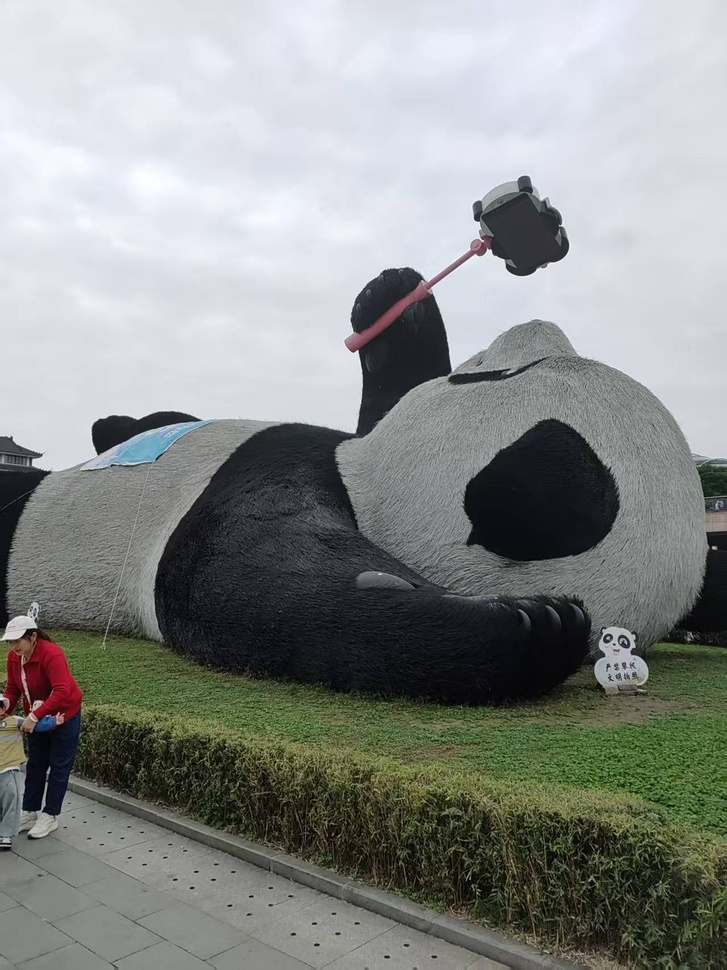
#> input picture test.jpg, 727 x 970 px, shrunk from 1279 x 1706 before the run
$ python 1.py
#> lines starting #> are read from the running program, lines starting #| are printed output that depends on the picture
import cv2
import numpy as np
import matplotlib.pyplot as plt


# 任务1：使用OpenCV读取一张测试图片
img = cv2.imread('test.jpg', cv2.IMREAD_COLOR)
#> img is the input picture: shape (970, 727, 3); mean B, G, R 137.4, 139.7, 136.4
# 检查图片是否读取成功
if img is None:
    print("错误：图片读取失败，请检查文件路径是否正确！")
    exit()

# 任务2：输出图像基本信息
print("图像基本信息")
# 获取图像尺寸
height, width, channels = img.shape
#> height = 970; width = 727; channels = 3
# 获取图像数据类型
dtype = img.dtype

print(f"图像宽度：{width} 像素")
#| 图像宽度：727 像素
print(f"图像高度：{height} 像素")
#| 图像高度：970 像素
print(f"图像通道数：{channels}")
#| 图像通道数：3
print(f"图像数据类型：{dtype}")
#| 图像数据类型：uint8
print(f"完整尺寸(高, 宽, 通道)：{img.shape}")
#| 完整尺寸(高, 宽, 通道)：(970, 727, 3)

# 任务3：显示原图
# 方法1：使用OpenCV显示（推荐）
cv2.imshow('Original Image(OpenCV)', img)
cv2.waitKey(0)  # 等待按键按下再关闭窗口
cv2.destroyAllWindows()  # 释放窗口

# 任务4：转换为灰度图并显示
# 彩色图转灰度图
gray_img = cv2.cvtColor(img, cv2.COLOR_BGR2GRAY)
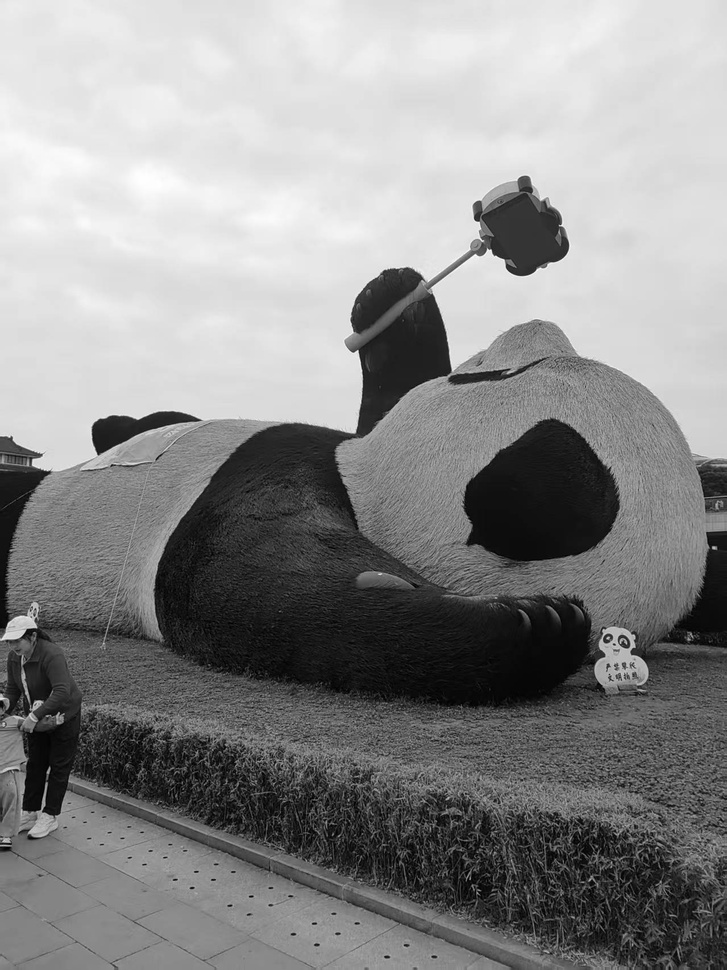
#> gray_img: shape (970, 727); min 0, max 254, mean 138.5

# 显示灰度图
cv2.imshow('Gray Image', gray_img)
cv2.waitKey(0)
cv2.destroyAllWindows()

# 打印灰度图信息
print("\n======== 灰度图信息 ========")
print(f"灰度图尺寸(高, 宽)：{gray_img.shape}")
#| 灰度图尺寸(高, 宽)：(970, 727)
print(f"灰度图通道数：1 (单通道)")

# 任务5：保存处理结果
# 保存灰度图为新文件
cv2.imwrite('gray_result.jpg', gray_img)
print("\n灰度图已保存为：gray_result.jpg")

# 任务6：NumPy简单操作
print("\nNumPy图像操作")
# 获取图像中心像素值
center_y, center_x = height // 2, width // 2
#> center_y = 485; center_x = 363
pixel_value = gray_img[center_y, center_x]
#> pixel_value = 135
print(f"图像中心({center_x}, {center_y})的灰度像素值：{pixel_value}")
#| 图像中心(363, 485)的灰度像素值：135

# 操作2：裁剪图像左上角区域（从(0,0)到(150,150)的区域）
# 格式：图像[起始行:结束行, 起始列:结束列]
crop_img = gray_img[0:150, 0:150]
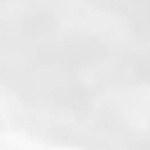
#> crop_img: shape (150, 150); min 225, max 249, mean 232.7

# 显示裁剪后的图像
cv2.imshow('Cropped Image(Top Left 150x150)', crop_img)
cv2.waitKey(0)
cv2.destroyAllWindows()

# 保存裁剪后的图片
cv2.imwrite('cropped_result.jpg', crop_img)
print("左上角裁剪图像已保存为：cropped_result.jpg")
